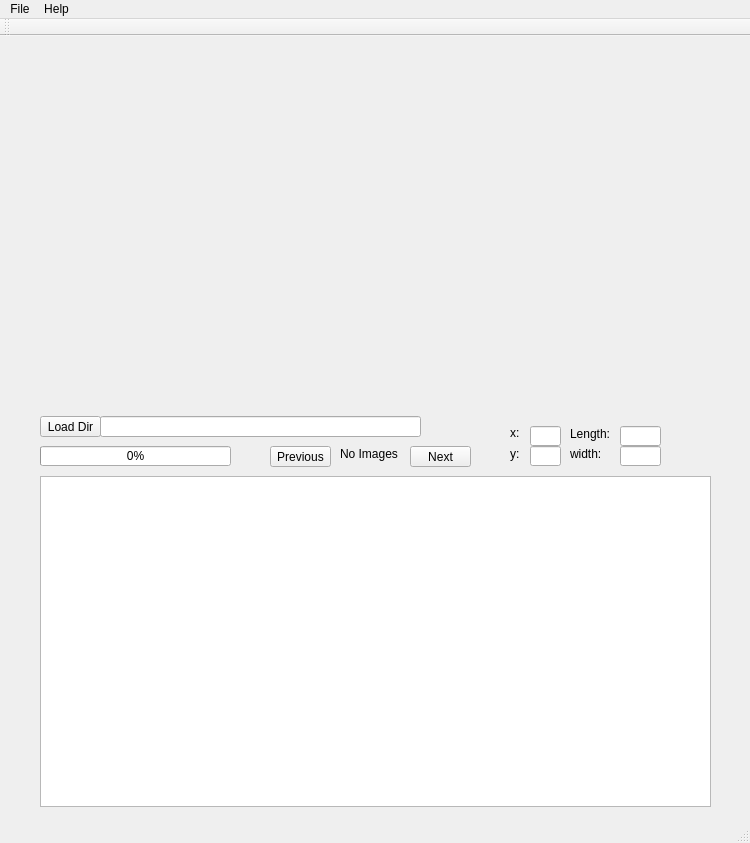
<?xml version="1.0" encoding="UTF-8"?>
<ui version="4.0">
 <class>MainWindow</class>
 <widget class="QMainWindow" name="MainWindow">
  <property name="geometry">
   <rect>
    <x>0</x>
    <y>0</y>
    <width>750</width>
    <height>843</height>
   </rect>
  </property>
  <property name="windowTitle">
   <string>Image Marker By Sandeep Manandhar</string>
  </property>
  <widget class="QWidget" name="centralWidget">
   <widget class="QPushButton" name="loadImgBtn">
    <property name="geometry">
     <rect>
      <x>40</x>
      <y>380</y>
      <width>61</width>
      <height>21</height>
     </rect>
    </property>
    <property name="text">
     <string>Load Dir</string>
    </property>
   </widget>
   <widget class="QLineEdit" name="dirName">
    <property name="geometry">
     <rect>
      <x>100</x>
      <y>380</y>
      <width>321</width>
      <height>21</height>
     </rect>
    </property>
   </widget>
   <widget class="QLabel" name="label">
    <property name="geometry">
     <rect>
      <x>510</x>
      <y>390</y>
      <width>46</width>
      <height>13</height>
     </rect>
    </property>
    <property name="text">
     <string>x:</string>
    </property>
   </widget>
   <widget class="QLabel" name="label_2">
    <property name="geometry">
     <rect>
      <x>510</x>
      <y>410</y>
      <width>46</width>
      <height>16</height>
     </rect>
    </property>
    <property name="text">
     <string>y:</string>
    </property>
   </widget>
   <widget class="QLineEdit" name="xVal">
    <property name="geometry">
     <rect>
      <x>530</x>
      <y>390</y>
      <width>31</width>
      <height>20</height>
     </rect>
    </property>
   </widget>
   <widget class="QLineEdit" name="yVal">
    <property name="geometry">
     <rect>
      <x>530</x>
      <y>410</y>
      <width>31</width>
      <height>20</height>
     </rect>
    </property>
   </widget>
   <widget class="QLabel" name="label_3">
    <property name="geometry">
     <rect>
      <x>570</x>
      <y>410</y>
      <width>31</width>
      <height>16</height>
     </rect>
    </property>
    <property name="text">
     <string>width:</string>
    </property>
   </widget>
   <widget class="QLineEdit" name="width">
    <property name="geometry">
     <rect>
      <x>620</x>
      <y>410</y>
      <width>41</width>
      <height>20</height>
     </rect>
    </property>
   </widget>
   <widget class="QLabel" name="label_4">
    <property name="geometry">
     <rect>
      <x>570</x>
      <y>390</y>
      <width>41</width>
      <height>16</height>
     </rect>
    </property>
    <property name="text">
     <string>Length:</string>
    </property>
   </widget>
   <widget class="QLineEdit" name="length">
    <property name="geometry">
     <rect>
      <x>620</x>
      <y>390</y>
      <width>41</width>
      <height>20</height>
     </rect>
    </property>
   </widget>
   <widget class="QPushButton" name="pushButton">
    <property name="geometry">
     <rect>
      <x>270</x>
      <y>410</y>
      <width>61</width>
      <height>21</height>
     </rect>
    </property>
    <property name="text">
     <string>Previous</string>
    </property>
   </widget>
   <widget class="QPushButton" name="pushButton_2">
    <property name="geometry">
     <rect>
      <x>410</x>
      <y>410</y>
      <width>61</width>
      <height>21</height>
     </rect>
    </property>
    <property name="text">
     <string>Next</string>
    </property>
   </widget>
   <widget class="QProgressBar" name="progressBar">
    <property name="geometry">
     <rect>
      <x>40</x>
      <y>410</y>
      <width>191</width>
      <height>20</height>
     </rect>
    </property>
    <property name="maximum">
     <number>100</number>
    </property>
    <property name="value">
     <number>0</number>
    </property>
    <property name="invertedAppearance">
     <bool>false</bool>
    </property>
    <property name="textDirection">
     <enum>QProgressBar::TopToBottom</enum>
    </property>
   </widget>
   <widget class="QLabel" name="fileNo">
    <property name="geometry">
     <rect>
      <x>340</x>
      <y>410</y>
      <width>61</width>
      <height>16</height>
     </rect>
    </property>
    <property name="text">
     <string>No Images</string>
    </property>
   </widget>
   <widget class="QTextEdit" name="outLine">
    <property name="geometry">
     <rect>
      <x>40</x>
      <y>440</y>
      <width>671</width>
      <height>331</height>
     </rect>
    </property>
   </widget>
  </widget>
  <widget class="QMenuBar" name="menuBar">
   <property name="geometry">
    <rect>
     <x>0</x>
     <y>0</y>
     <width>750</width>
     <height>26</height>
    </rect>
   </property>
   <widget class="QMenu" name="menuFile">
    <property name="title">
     <string>File</string>
    </property>
    <addaction name="actionOpen"/>
    <addaction name="actionExit"/>
   </widget>
   <widget class="QMenu" name="menuAbuout">
    <property name="title">
     <string>Help</string>
    </property>
    <addaction name="actionAbout"/>
    <addaction name="actionUsage"/>
   </widget>
   <addaction name="menuFile"/>
   <addaction name="menuAbuout"/>
  </widget>
  <widget class="QToolBar" name="mainToolBar">
   <attribute name="toolBarArea">
    <enum>TopToolBarArea</enum>
   </attribute>
   <attribute name="toolBarBreak">
    <bool>false</bool>
   </attribute>
  </widget>
  <widget class="QStatusBar" name="statusBar"/>
  <action name="actionOpen">
   <property name="text">
    <string>Open</string>
   </property>
  </action>
  <action name="actionExit">
   <property name="text">
    <string>Exit</string>
   </property>
  </action>
  <action name="actionAbout">
   <property name="text">
    <string>About</string>
   </property>
  </action>
  <action name="actionUsage">
   <property name="text">
    <string>Usage</string>
   </property>
  </action>
 </widget>
 <layoutdefault spacing="6" margin="11"/>
 <resources/>
 <connections/>
</ui>
